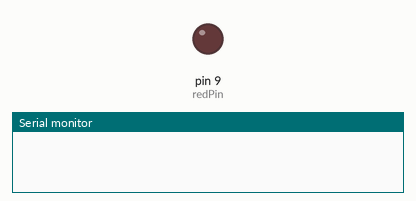
A sketch run on a simulated Arduino Uno, built with avr-gcc and run on an emulated ATmega328P. On the bench: output pins drawn as LEDs (lit = HIGH), the last lines printed to the serial monitor.

Above: at 0.05 s.
At 1.2 s:
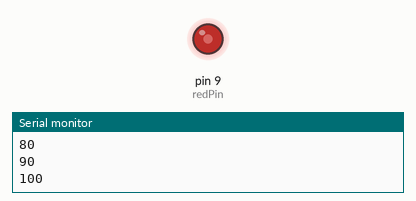
At 2.4 s:
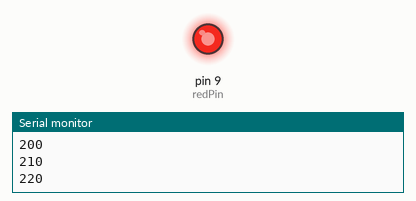
At 4.8 s:
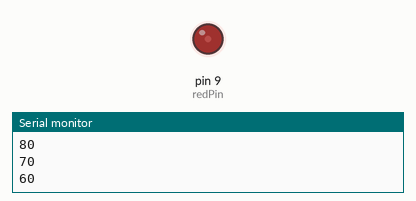
Timing chart, 0 to 6.8 s (numbered marks = the images above):
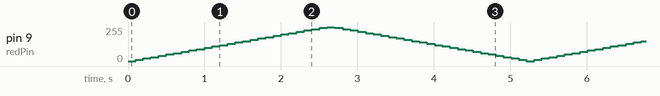

The sketch:

AnalogWrite.ino
```cpp
int redPin = 9;
int brightness = 0;

void setup() {
  Serial.begin(9600);
  pinMode(redPin, OUTPUT);
}

void loop() {
  for (; brightness < 256; brightness += 10)
  {
   analogWrite(redPin, brightness);
   delay(100);
   Serial.println(brightness);
  }

  for (; brightness > 0; brightness -= 10)
  {
   analogWrite(redPin, brightness);
   delay(100);
   Serial.println(brightness);
  }
}
```
